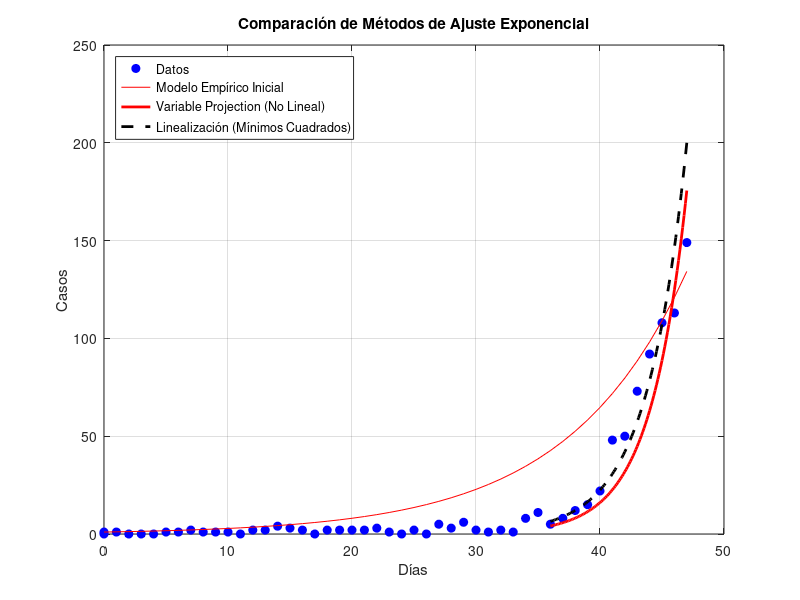

This figure's MATLAB source:
clear all; clc; close all;

% 1. Cargar datos
try
    M = dlmread('DATOS_INFLUENZA_2009.csv', ',');
catch
    error('No se encontró el archivo. Verifica el nombre y la ruta.');
end

t_full = M(:,1);
x_full = M(:,2);

% 1. Graficar datos originales
figure;
plot(t_full, x_full, 'bo', 'MarkerFaceColor', 'b'); hold on;

% Curva empírica inicial (la del pizarrón, usando todo el vector)
% Nota: Usamos x_full y t_full para no mezclar con el subconjunto
plot(t_full, exp(t_full * log(x_full(end)) / (length(t_full)-1)), 'r-');

% 2. Seleccionar subconjunto (con protección de índices)
idx_fin = min(49, length(t_full));
idx_ini = min(38, idx_fin - 1);
t = t_full(idx_ini:idx_fin);
x = x_full(idx_ini:idx_fin);

% 3. Método 1: Variable Projection (Ecuación implícita)
ecuacion_a = @(a) ( (x.*t)' * exp(a*t) ) / ( t' * exp(2*a*t) ) - ...
                  ( x' * exp(a*t) ) / sum( exp(2*a*t) );

% Resolver para 'a' usando fsolve
opciones = optimset('Display', 'off');
a_vp = fsolve(ecuacion_a, 0.25, opciones);

% Calcular x0 óptimo dado a_vp
x0_vp = ( x' * exp(a_vp*t) ) / sum( exp(2*a_vp*t) );

fprintf('\n--- Parámetros (Variable Projection) ---\n');
fprintf('Tasa de crecimiento (a) = %.4f\n', a_vp);
fprintf('Población inicial (x0)  = %.4e\n', x0_vp);

% 4. Método 2: Linealización (Mínimos Cuadrados)
p_lin = polyfit(t, log(x), 1);
a_lin = p_lin(1);       % Pendiente = tasa de crecimiento
x0_lin = exp(p_lin(2)); % Intercepto = ln(x0)

fprintf('\n--- Parámetros (Linealización) ---\n');
fprintf('Tasa de crecimiento (a) = %.4f\n', a_lin);
fprintf('Población inicial (x0)  = %.4e\n', x0_lin);

% 5. Graficar ambos modelos
t_fino = linspace(min(t), max(t), 100)';

% Modelo Variable Projection
plot(t_fino, x0_vp * exp(a_vp * t_fino), 'r-', 'LineWidth', 2);

% Modelo Linealizado
plot(t_fino, x0_lin * exp(a_lin * t_fino), 'k--', 'LineWidth', 2);

grid on;
xlabel('Días'); ylabel('Casos');
title('Comparación de Métodos de Ajuste Exponencial');
legend('Datos', 'Modelo Empírico Inicial', 'Variable Projection (No Lineal)',
'Linealización (Mínimos Cuadrados)', 'Location', 'northwest');
